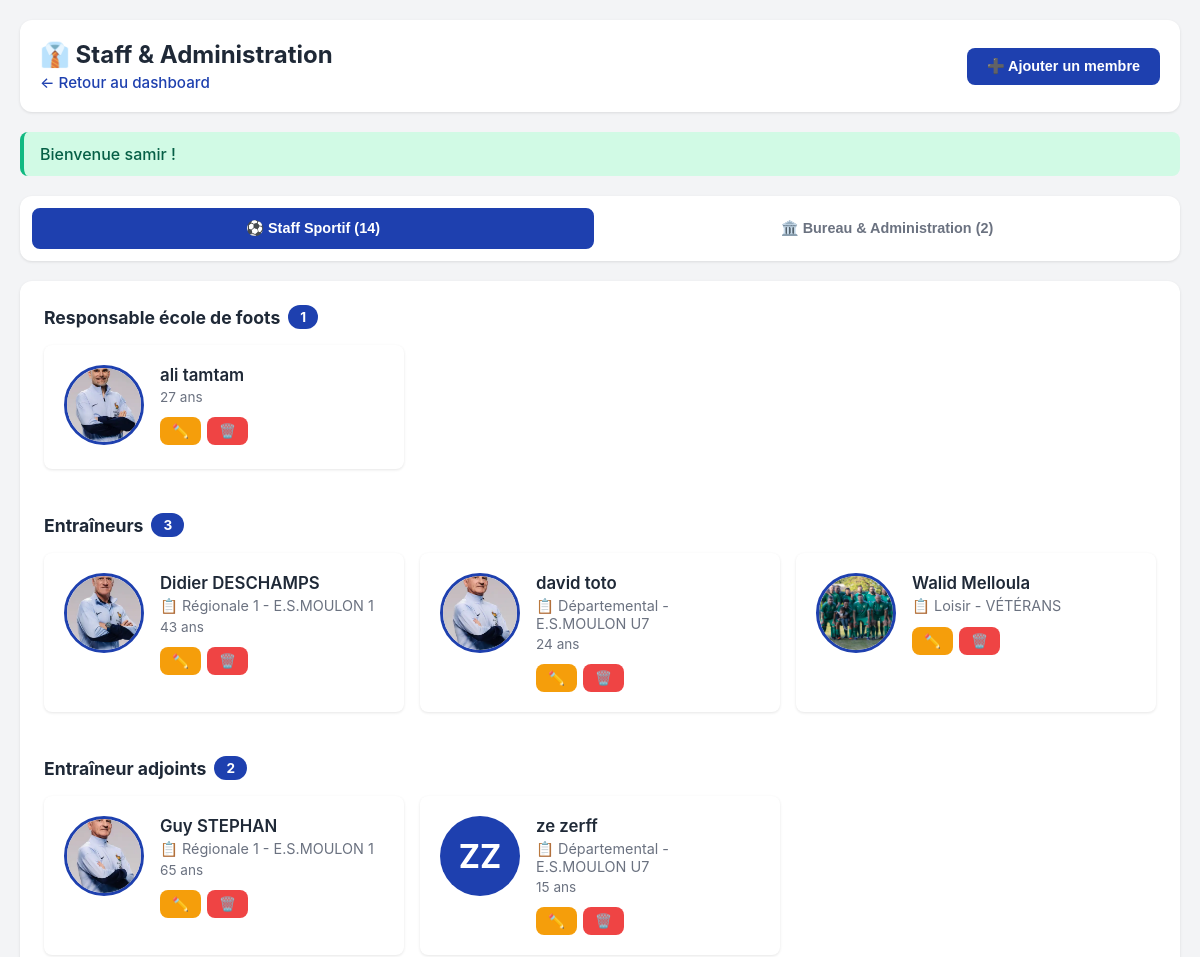
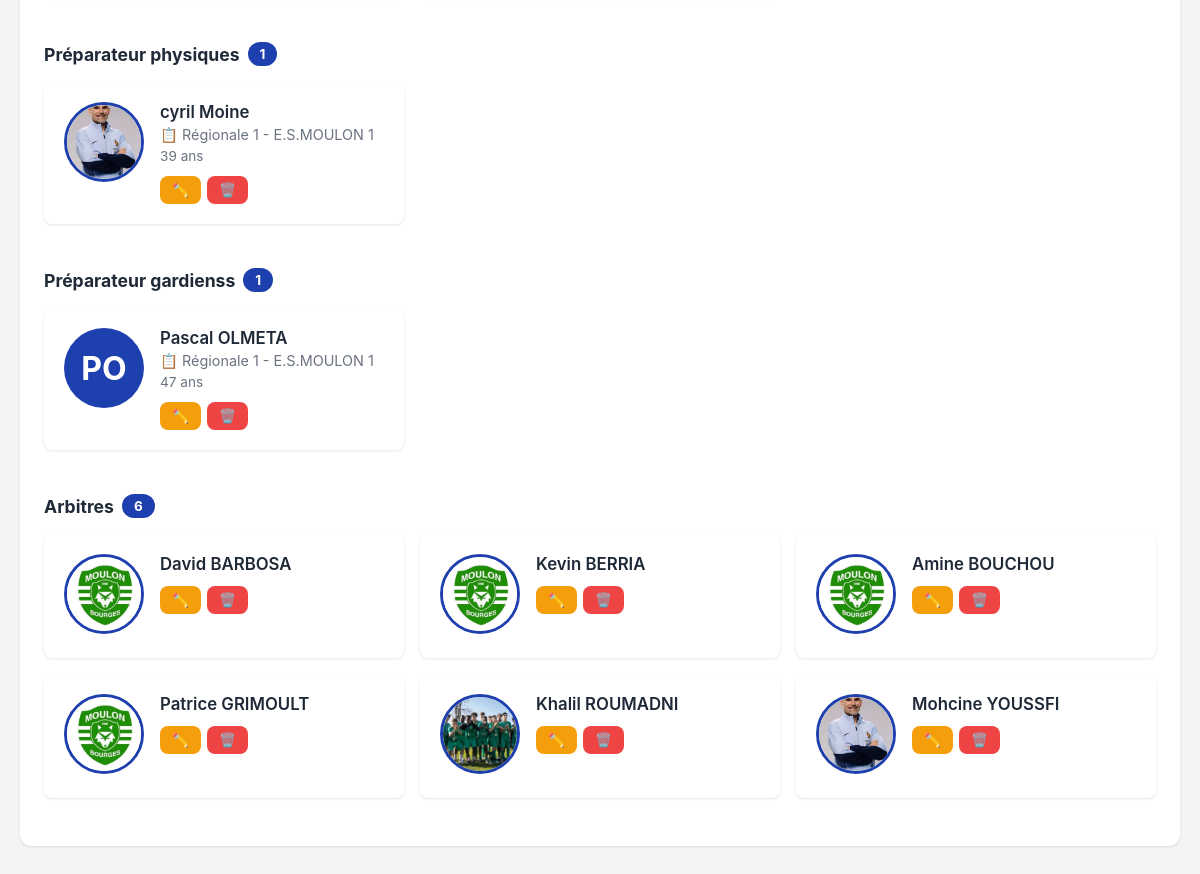
Page /BO/_backoffice/_sections/staff.php (signed in) on the committed database (2 pictures, top to bottom).
### tables this page shows
CREATE TABLE `users_club_functions` (
  `id_user_club_function` int NOT NULL,
  `id_club_function` int NOT NULL,
  `id_user` int NOT NULL,
  `id_season` int NOT NULL,
  `position` varchar(50) DEFAULT NULL,
  `jersey_number` int DEFAULT NULL,
  `id_team` int DEFAULT NULL,
  `start_date` date DEFAULT NULL,
  `end_date` date DEFAULT NULL
);

CREATE TABLE `medias` (
  `id_media` int NOT NULL,
  `file_name` varchar(255) NOT NULL,
  `file_type` varchar(50) NOT NULL,
  `usage_type` varchar(50) DEFAULT NULL,
  `file_path` varchar(255) NOT NULL,
  `uploaded_at` datetime NOT NULL,
  `description` text,
  `id_user` int DEFAULT NULL,
  `id_category_media` int DEFAULT NULL
);

CREATE TABLE `users` (
  `id_user` int NOT NULL,
  `id_role` int NOT NULL,
  `has_backoffice_access` tinyint(1) DEFAULT '0',
  `name` varchar(100) NOT NULL,
  `first_name` varchar(100) NOT NULL,
  `birth_date` date DEFAULT NULL,
  `phone` varchar(20) DEFAULT NULL,
  `address` varchar(255) DEFAULT NULL,
  `email` varchar(255) DEFAULT NULL,
  `password` varchar(255) DEFAULT NULL,
  `reset_token` varchar(255) DEFAULT NULL,
  `reset_token_expiry` datetime DEFAULT NULL,
  `is_password_set` tinyint(1) DEFAULT '0',
  `status` tinyint(1) NOT NULL DEFAULT '1',
  `created_at` datetime NOT NULL DEFAULT CURRENT_TIMESTAMP,
  `updated` datetime NOT NULL DEFAULT CURRENT_TIMESTAMP ON UPDATE CURRENT_TIMESTAMP,
  `id_media` int DEFAULT NULL
);

CREATE TABLE `teams` (
  `id_team` int NOT NULL,
  `name` varchar(100) NOT NULL,
  `level` varchar(50) NOT NULL,
  `id_club_team` tinyint(1) NOT NULL DEFAULT '1',
  `id_category` int DEFAULT NULL,
  `id_media` int DEFAULT NULL,
  `id_team_logo` int DEFAULT NULL
);

### includes/config.php (called while the page is built, shortened)
<?php
function asset(string $path = ''): string {
    if (strpos($path, 'uploads/') === 0) {
        return BASE_URL . '/assets/' . ltrim($path, '/');
    }
    return rtrim(ASSETS_URL, '/') . '/' . ltrim($path, '/');
}

### BO/_backoffice/_sections/staff.php (the view, shortened to what this page needs)
<?php
require_once __DIR__ . '/../../../includes/config.php';
$user_role = $_SESSION['role'];
$edit_staff = null;
$staff_sportif = [];
$res = $conn->query("SELECT ucf.id_user_club_function, u.first_name, u.name, u.birth_date,
                            t.name AS team_name, t.level AS team_level,
                            cf.function_name, cf.function_type,
                            m.file_path AS photo
                       FROM users_club_functions ucf
                       JOIN users u ON ucf.id_user=u.id_user
                       JOIN club_functions cf ON ucf.id_club_function=cf.id_club_function
                  LEFT JOIN teams t ON ucf.id_team=t.id_team
                  LEFT JOIN medias m ON u.id_media=m.id_media
                      WHERE cf.function_type='sportif' AND cf.function_name <> 'Joueur'
                   ORDER BY cf.ordre_affichage, t.name, u.name");
if ($res) while ($row = $res->fetch_assoc()) $staff_sportif[] = $row;
$staff_admin = [];
$res = $conn->query("SELECT ucf.id_user_club_function, u.first_name, u.name, u.birth_date,
                            cf.function_name, cf.function_type,
                            m.file_path AS photo
                       FROM users_club_functions ucf
                       JOIN users u ON ucf.id_user=u.id_user
                       JOIN club_functions cf ON ucf.id_club_function=cf.id_club_function
                  LEFT JOIN medias m ON u.id_media=m.id_media
                      WHERE cf.function_type='administratif'
                   ORDER BY cf.ordre_affichage, u.name");
if ($res) while ($row = $res->fetch_assoc()) $staff_admin[] = $row;
?>
<!DOCTYPE html>
<html lang="fr">
<head>
  <link rel="stylesheet" href="<?= asset('_back.css/staff.css') ?>">
</head>
<body>
<div class="container">
  <div class="header">
    <div>
      <h1>👔 Staff & Administration</h1>
      <p style="color: #6b7280; margin-top: 4px;">
        <a href="admin.php?section=dashboard" style="color: #1e40af; text-decoration: none;">← Retour au dashboard</a>
      </p>
    </div>
    <?php if (!$edit_staff): ?>
      <button class="btn btn-primary" onclick="document.getElementById('formSection').style.display='block'; window.scrollTo(0,0);">➕ Ajouter un membre</button>
    <?php endif; ?>
  </div>
  <?php if (isset($_SESSION['flash'])): foreach ($_SESSION['flash'] as $t=>$m): ?>
    <div class="alert alert-<?= htmlspecialchars($t) ?>"><?= htmlspecialchars($m) ?></div>
  <?php endforeach; unset($_SESSION['flash']); endif; ?>
  <div class="tabs">
    <button class="tab active" onclick="showTab(event,'sportif')">⚽ Staff Sportif (<?= count($staff_sportif) ?>)</button>
    <button class="tab" onclick="showTab(event,'admin')">🏛️ Bureau & Administration (<?= count($staff_admin) ?>)</button>
  </div>
  <div id="sportif-tab" class="tab-content active">
    <div class="card">
      <?php if (empty($staff_sportif)): ?>
        <p class="no-data">Aucun membre du staff sportif pour le moment.</p>
      <?php else:
        $by_function = [];
        foreach ($staff_sportif as $m) $by_function[$m['function_name']][] = $m;
      ?>
        <div class="staff-grid">
          <?php foreach ($by_function as $fn => $members): ?>
            <div class="function-block">
              <h3><?= htmlspecialchars($fn) ?>s <span class="member-count"><?= count($members) ?></span></h3>
              <div class="members-grid">
                <?php foreach ($members as $m):
                  $age = $m['birth_date'] ? (new DateTime())->diff(new DateTime($m['birth_date']))->y : null;
                ?>
                  <div class="member-card">
                    <div class="member-photo">
                      <?php if (!empty($m['photo'])): ?>
                        <img src="<?= asset($m['photo']) ?>" alt="<?= htmlspecialchars($m['first_name'].' '.$m['name']) ?>">
                      <?php else: ?>
                        <div class="member-initials"><?= strtoupper($m['first_name'][0].$m['name'][0]) ?></div>
                      <?php endif; ?>
                    </div>
                    <div class="member-info">
                      <div class="member-name"><?= htmlspecialchars($m['first_name'].' '.$m['name']) ?></div>
                      <?php if (!empty($m['team_name'])): ?>
                        <div class="member-team">📋 <?= htmlspecialchars(($m['team_level'] ?? '').' - '.$m['team_name']) ?></div>
                      <?php endif; ?>
                      <?php if ($age): ?><div class="member-age"><?= $age ?> ans</div><?php endif; ?>
                      <div class="member-actions">
                        <a href="/es_moulon/BO/admin.php?section=staff&edit=<?= $m['id_user_club_function'] ?>" class="btn btn-warning btn-small">✏️</a>
                        <?php if ($user_role === 'ROLE_ADMIN'): ?>
                          <a href="/es_moulon/BO/admin.php?section=staff&delete=<?= $m['id_user_club_function'] ?>" class="btn btn-danger btn-small" onclick="return confirm('Supprimer <?= htmlspecialchars($m['first_name'].' '.$m['name']) ?> ?')">🗑️</a>
                        <?php endif; ?>
                      </div>
                    </div>
                  </div>
                <?php endforeach; ?>
              </div>
            </div>
          <?php endforeach; ?>
        </div>
      <?php endif; ?>
    </div>
  </div>
</div>
</body>
</html>

### public/assets/_back.css/staff.css (style rules this page uses)
* { margin: 0; padding: 0; box-sizing: border-box; }
body { font-family: -apple-system, BlinkMacSystemFont, 'Segoe UI', Roboto, sans-serif; background: #f3f4f6; padding: 20px; }
.container { max-width: 1400px; margin: 0 auto; }
.header { background: white; padding: 20px; border-radius: 12px; margin-bottom: 20px; box-shadow: 0 1px 3px rgba(0, 0, 0, 0.1); display: flex; justify-content: space-between; align-items: center; flex-wrap: wrap; gap: 12px; }
.header h1 { color: #1f2937; font-size: 1.5rem; }
.header p { color: #6b7280; font-size: 0.95rem; margin-top: 4px; }
.header a { color: #1e40af; text-decoration: none; font-weight: 500; }
.alert { padding: 12px 16px; border-radius: 8px; margin-bottom: 20px; font-weight: 500; }
.alert-success { background: #d1fae5; color: #065f46; border-left: 4px solid #10b981; }
.tabs { display: flex; gap: 12px; margin-bottom: 20px; background: white; padding: 12px; border-radius: 12px; box-shadow: 0 1px 3px rgba(0, 0, 0, 0.1); }
.tab { flex: 1; padding: 10px 20px; background: transparent; border: 2px solid transparent; border-radius: 8px; font-size: 0.9rem; font-weight: 600; color: #6b7280; cursor: pointer; transition: all 0.2s; }
.tab.active { background: #1e40af; color: white; border-color: #1e40af; }
.tab-content { display: none; }
.tab-content.active { display: block; }
.card { background: white; padding: 24px; border-radius: 12px; box-shadow: 0 1px 3px rgba(0, 0, 0, 0.1); margin-bottom: 20px; }
.card h3 { color: #1f2937; font-size: 1.1rem; margin-bottom: 16px; }
.btn { padding: 10px 20px; border: none; border-radius: 8px; cursor: pointer; font-weight: 600; text-decoration: none; display: inline-block; transition: all 0.2s; font-size: 0.9rem; }
.btn-primary { background: #1e40af; color: white; }
.btn-warning { background: #f59e0b; color: white; }
.btn-danger { background: #ef4444; color: white; }
.staff-grid { display: grid; gap: 20px; }
.function-block { margin-bottom: 24px; }
.function-block h3 { color: #1f2937; font-size: 1.1rem; margin-bottom: 16px; display: flex; align-items: center; gap: 8px; }
.member-count { background: #1e40af; color: white; padding: 4px 12px; border-radius: 12px; font-size: 0.85rem; }
.members-grid { display: grid; grid-template-columns: repeat(auto-fill, minmax(280px, 1fr)); gap: 16px; }
.member-card { background: white; padding: 20px; border-radius: 8px; box-shadow: 0 1px 3px rgba(0, 0, 0, 0.1); display: flex; gap: 16px; align-items: start; }
.member-photo { flex-shrink: 0; }
.member-photo img { width: 80px; height: 80px; border-radius: 50%; object-fit: cover; border: 3px solid #1e40af; }
.member-initials { width: 80px; height: 80px; border-radius: 50%; background: #1e40af; display: flex; align-items: center; justify-content: center; color: white; font-size: 2rem; font-weight: 700; }
.member-info { flex: 1; min-width: 0; }
.member-name { font-weight: 600; color: #1f2937; margin-bottom: 4px; font-size: 1.05rem; }
.member-team { color: #6b7280; font-size: 0.9rem; margin-bottom: 4px; }
.member-age { color: #6b7280; font-size: 0.85rem; }
.member-actions { display: flex; gap: 6px; margin-top: 12px; }
.member-actions .btn { padding: 6px 12px; font-size: 0.85rem; }

### rows in the picture
users_club_functions: medias.file_path (picture), id_user.name "ali tamtam"
users_club_functions: medias.file_path (picture), id_user.name "Didier DESCHAMPS", id_team.name "Régionale 1 - E.S.MOULON 1"
users_club_functions: medias.file_path (picture), id_user.name "david toto", id_team.name "Départemental - E.S.MOULON U7"
users_club_functions: medias.file_path (picture), id_user.name "Walid Melloula", id_team.name "Loisir - VÉTÉRANS"
users_club_functions: id_user.name (picture), id_user.name "Guy STEPHAN", id_team.name "Régionale 1 - E.S.MOULON 1"
users_club_functions: id_user.name "ZZ", id_user.name "ze zerff", id_team.name "Départemental - E.S.MOULON U7"
users_club_functions: medias.file_path (picture), id_user.name "cyril Moine", id_team.name "Régionale 1 - E.S.MOULON 1"
users_club_functions: id_user.name "PO", id_user.name "Pascal OLMETA", id_team.name "Régionale 1 - E.S.MOULON 1"
users_club_functions: medias.file_path (picture), id_user.name "David BARBOSA"
users_club_functions: medias.file_path (picture), id_user.name "Kevin BERRIA"
users_club_functions: medias.file_path (picture), id_user.name "Amine BOUCHOU"
users_club_functions: medias.file_path (picture), id_user.name "Patrice GRIMOULT"
users_club_functions: medias.file_path (picture), id_user.name "Khalil ROUMADNI"
users_club_functions: medias.file_path (picture), id_user.name "Mohcine YOUSSFI"

### other values in the picture
$m "Bienvenue samir !"
count($staff_sportif) "14"
count($staff_admin) "2"
$fn "Responsable école de foot"
count($members) "1"
$fn "Entraîneur"
count($members) "3"
$fn "Entraîneur adjoint"
count($members) "2"
$fn "Préparateur physique"
$fn "Préparateur gardiens"
$fn "Arbitre"
count($members) "6"
